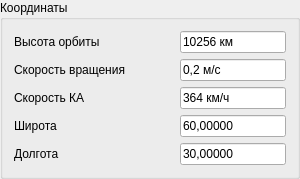
              <widget class="QGroupBox" name="groupBox_4">
               <property name="maximumSize">
                <size>
                 <width>300</width>
                 <height>200</height>
                </size>
               </property>
               <property name="title">
                <string>Координаты</string>
               </property>
               <layout class="QVBoxLayout" name="verticalLayout_7">
                <item>
                 <layout class="QHBoxLayout" name="horizontalLayout_17">
                  <item>
                   <widget class="QLabel" name="label_9">
                    <property name="minimumSize">
                     <size>
                      <width>160</width>
                      <height>0</height>
                     </size>
                    </property>
                    <property name="text">
                     <string>Высота орбиты</string>
                    </property>
                   </widget>
                  </item>
                  <item>
                   <widget class="QLineEdit" name="lineEdit_9">
                    <property name="text">
                     <string>10256 км</string>
                    </property>
                   </widget>
                  </item>
                 </layout>
                </item>
                <item>
                 <layout class="QHBoxLayout" name="horizontalLayout_16">
                  <item>
                   <widget class="QLabel" name="label_10">
                    <property name="minimumSize">
                     <size>
                      <width>160</width>
                      <height>0</height>
                     </size>
                    </property>
                    <property name="text">
                     <string>Скорость вращения</string>
                    </property>
                   </widget>
                  </item>
                  <item>
                   <widget class="QLineEdit" name="lineEdit_10">
                    <property name="text">
                     <string>0,2 м/с</string>
                    </property>
                   </widget>
                  </item>
                 </layout>
                </item>
                <item>
                 <layout class="QHBoxLayout" name="horizontalLayout_15">
                  <item>
                   <widget class="QLabel" name="label_11">
                    <property name="minimumSize">
                     <size>
                      <width>160</width>
                      <height>0</height>
                     </size>
                    </property>
                    <property name="text">
                     <string>Скорость КА</string>
                    </property>
                   </widget>
                  </item>
                  <item>
                   <widget class="QLineEdit" name="lineEdit_11">
                    <property name="text">
                     <string>364 км/ч</string>
                    </property>
                   </widget>
                  </item>
                 </layout>
                </item>
                <item>
                 <layout class="QHBoxLayout" name="horizontalLayout_14">
                  <item>
                   <widget class="QLabel" name="label_12">
                    <property name="minimumSize">
                     <size>
                      <width>160</width>
                      <height>0</height>
                     </size>
                    </property>
                    <property name="text">
                     <string>Широта</string>
                    </property>
                   </widget>
                  </item>
                  <item>
                   <widget class="QLineEdit" name="lineEdit_12">
                    <property name="text">
                     <string>60,00000</string>
                    </property>
                   </widget>
                  </item>
                 </layout>
                </item>
                <item>
                 <layout class="QHBoxLayout" name="horizontalLayout_13">
                  <item>
                   <widget class="QLabel" name="label_13">
                    <property name="minimumSize">
                     <size>
                      <width>160</width>
                      <height>0</height>
                     </size>
                    </property>
                    <property name="text">
                     <string>Долгота</string>
                    </property>
                   </widget>
                  </item>
                  <item>
                   <widget class="QLineEdit" name="lineEdit_13">
                    <property name="text">
                     <string>30,00000</string>
                    </property>
                   </widget>
                  </item>
                 </layout>
                </item>
               </layout>
              </widget>
